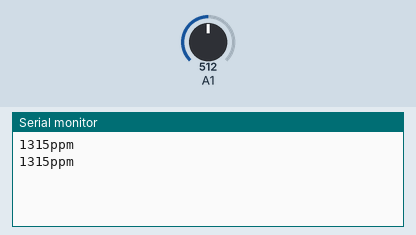
The sketch below on a simulated Arduino Uno, built with avr-gcc and run on an emulated ATmega328P. On the bench: the last lines printed to the serial monitor. The inputs (shaded band) are chosen by the test bench; at power-on: A1 = 512. EEPROM starts erased.

Above: at 1.2 s.
1.3 s: A1 set to 716
At 2.6 s:
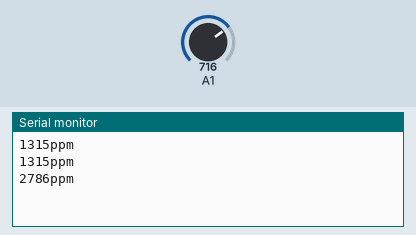
2.8 s: A1 set to 900
At 3.6 s:
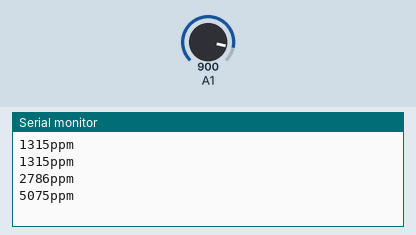
Timing chart, 0 to 5.8 s (numbered marks = the images above; inputs shaded):
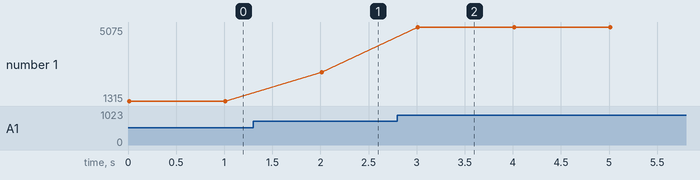

The sketch:

GravityTDSExample.ino
```cpp
// (licence header left out)
 /***********Notice and Trouble shooting***************
 1. This code is tested on Arduino Uno with Arduino IDE 1.0.5 r2 and 1.8.2.
 2. Calibration CMD:
     enter -> enter the calibration mode
     cal:tds value -> calibrate with the known tds value(25^c). e.g.cal:707
     exit -> save the parameters and exit the calibration mode
 ****************************************************/

#include <EEPROM.h>
#include "GravityTDS.h"

GravityTDS gravityTds(A1);

float temperature = 25,tdsValue = 0;

void setup()
{
    Serial.begin(115200);
    gravityTds.setAref(5.0);  //Voltagem de referência
    gravityTds.setAdcRange(1024);  //1024 para 10bit ADC;4096 para 12bit ADC
    gravityTds.begin();  //inicialização
}

void loop()
{
    //temperature = readTemperature();  //Adicione o sensor de temperatura aqui para se feita a compensação
    gravityTds.setTemperature(temperature);  // Pega o valor da temperatura e realiza a compensação
    gravityTds.update();  //Caucula
    tdsValue = gravityTds.getTdsValue();  // Pega o valor do TDS
    Serial.print(tdsValue,0);
    Serial.println("ppm");
    delay(1000);
}
```

Measured:
- after the input at 1.3 s, the serial monitor: prints a new line after 0.71 s (image 1)
- after the input at 2.8 s, the serial monitor: prints a new line after 0.21 s (image 2)
- plotted number 1: 1315 → 2786 after the input at 1.3 s, 2786 → 5075 after the input at 2.8 s
